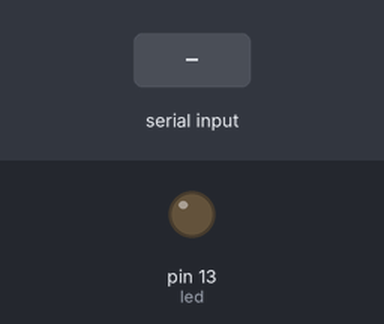
A sketch run on a simulated Arduino Uno, built with avr-gcc and run on an emulated ATmega328P. On the bench: output pins drawn as LEDs (lit = HIGH). The test bench sets the inputs (shaded band).

Above: at 1.2 s.
1.3 s: "ON\n" received over Serial
At 1.7 s:
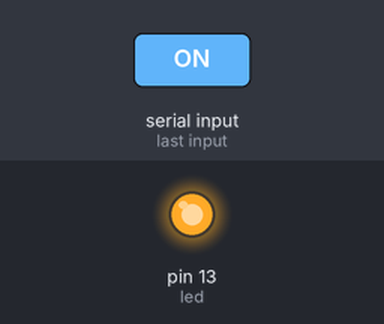
2.8 s: "OFF\n" received over Serial
At 4.1 s:
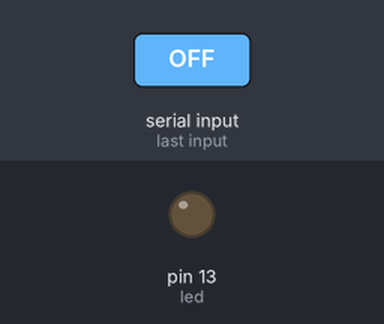
Timing chart, 0 to 5.8 s (numbered marks = the images above; inputs shaded):
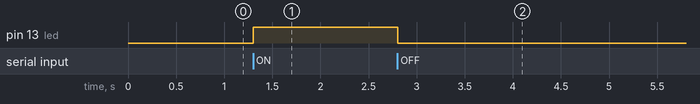

The sketch:

arduino.ino
```cpp
// the loop routine runs over and over again forever:
int led = 13;
String msg = "";

void setup() {
    Serial.begin(9600);
    pinMode(led, OUTPUT);
}

void loop() {
    while (Serial.available() > 0) {
        char inChar = (char)Serial.read();
        msg += inChar;

        if (inChar == '\n') {
            msg.trim();
            if (msg == "ON") {
                digitalWrite(led, HIGH);
            } else if (msg == "OFF") {
                digitalWrite(led, LOW);
            }
            msg = "";
        }
    }
}
```

Measured:
- after the input at 1.3 s, pin 13 (led): LOW → HIGH at once
- after the input at 2.8 s, pin 13 (led): HIGH → LOW at once
